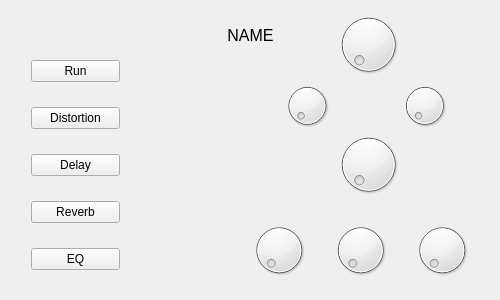
<?xml version="1.0" encoding="UTF-8"?>
<ui version="4.0">
 <class>MainWindow</class>
 <widget class="QMainWindow" name="MainWindow">
  <property name="geometry">
   <rect>
    <x>0</x>
    <y>0</y>
    <width>500</width>
    <height>300</height>
   </rect>
  </property>
  <property name="minimumSize">
   <size>
    <width>500</width>
    <height>300</height>
   </size>
  </property>
  <property name="maximumSize">
   <size>
    <width>500</width>
    <height>300</height>
   </size>
  </property>
  <property name="windowTitle">
   <string>MainWindow</string>
  </property>
  <widget class="QWidget" name="centralWidget">
   <property name="minimumSize">
    <size>
     <width>500</width>
     <height>300</height>
    </size>
   </property>
   <property name="maximumSize">
    <size>
     <width>500</width>
     <height>300</height>
    </size>
   </property>
   <widget class="QWidget" name="verticalLayoutWidget_2">
    <property name="geometry">
     <rect>
      <x>20</x>
      <y>30</y>
      <width>111</width>
      <height>271</height>
     </rect>
    </property>
    <layout class="QVBoxLayout" name="verticalLayout_2">
     <item>
      <widget class="QPushButton" name="pushButton">
       <property name="text">
        <string>Run</string>
       </property>
      </widget>
     </item>
     <item>
      <widget class="QPushButton" name="pushButton_2">
       <property name="text">
        <string>Distortion</string>
       </property>
      </widget>
     </item>
     <item>
      <widget class="QPushButton" name="pushButton_3">
       <property name="text">
        <string>Delay</string>
       </property>
      </widget>
     </item>
     <item>
      <widget class="QPushButton" name="pushButton_4">
       <property name="text">
        <string>Reverb</string>
       </property>
      </widget>
     </item>
     <item>
      <widget class="QPushButton" name="pushButton_5">
       <property name="text">
        <string>EQ</string>
       </property>
      </widget>
     </item>
    </layout>
   </widget>
   <widget class="QDial" name="dial">
    <property name="geometry">
     <rect>
      <x>330</x>
      <y>10</y>
      <width>77</width>
      <height>69</height>
     </rect>
    </property>
   </widget>
   <widget class="QDial" name="dial_4">
    <property name="geometry">
     <rect>
      <x>330</x>
      <y>130</y>
      <width>77</width>
      <height>69</height>
     </rect>
    </property>
   </widget>
   <widget class="QWidget" name="horizontalLayoutWidget">
    <property name="geometry">
     <rect>
      <x>230</x>
      <y>210</y>
      <width>261</width>
      <height>80</height>
     </rect>
    </property>
    <layout class="QHBoxLayout" name="horizontalLayout">
     <item>
      <widget class="QDial" name="dial_5"/>
     </item>
     <item>
      <widget class="QDial" name="dial_6"/>
     </item>
     <item>
      <widget class="QDial" name="dial_7"/>
     </item>
    </layout>
   </widget>
   <widget class="QWidget" name="horizontalLayoutWidget_2">
    <property name="geometry">
     <rect>
      <x>240</x>
      <y>70</y>
      <width>251</width>
      <height>71</height>
     </rect>
    </property>
    <layout class="QHBoxLayout" name="horizontalLayout_2">
     <item>
      <widget class="QDial" name="dial_2"/>
     </item>
     <item>
      <widget class="QDial" name="dial_3"/>
     </item>
    </layout>
   </widget>
   <widget class="QLabel" name="label">
    <property name="geometry">
     <rect>
      <x>190</x>
      <y>20</y>
      <width>121</width>
      <height>31</height>
     </rect>
    </property>
    <property name="font">
     <font>
      <pointsize>12</pointsize>
     </font>
    </property>
    <property name="text">
     <string>NAME</string>
    </property>
    <property name="alignment">
     <set>Qt::AlignCenter</set>
    </property>
   </widget>
  </widget>
 </widget>
 <layoutdefault spacing="6" margin="11"/>
 <resources/>
 <connections/>
</ui>
